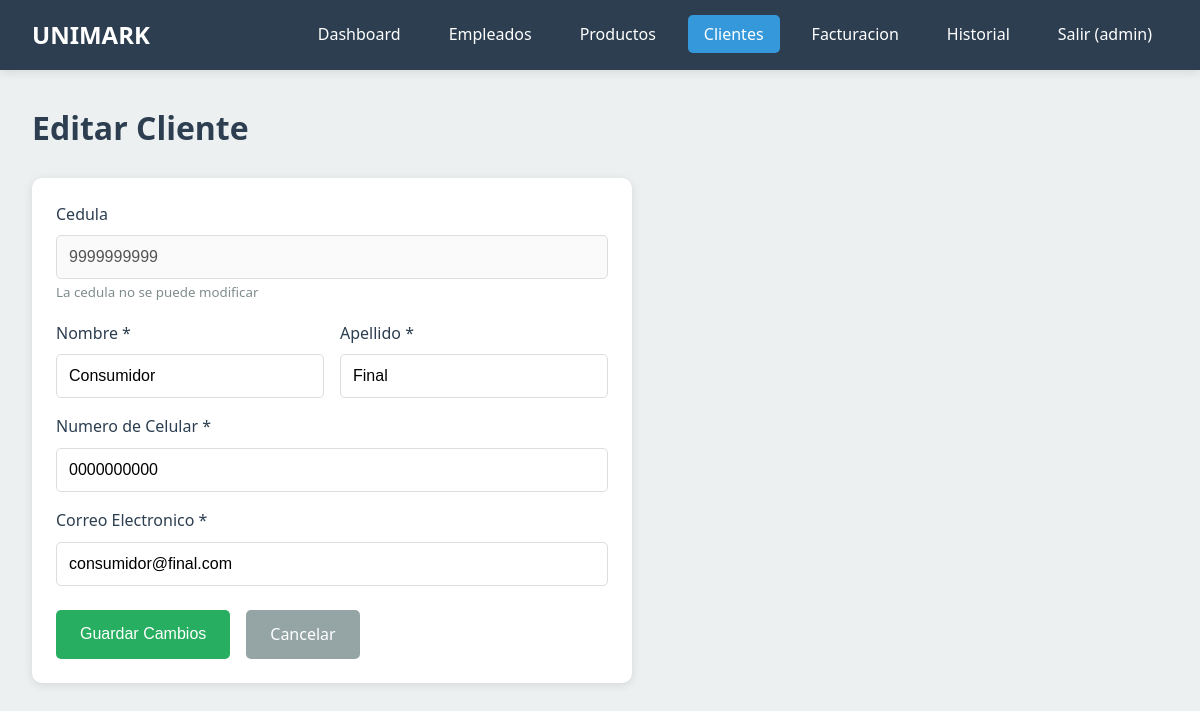
/gestion/clientes/editar/1/ (signed in), run on the app's committed database.
### App/models.py (models this page shows, shortened)
class Persona(models.Model):
    cedula = models.CharField(
        max_length=10,
        unique=True,
        validators=[cedula_validator],
        verbose_name='Cédula'
    )
    nombre = models.CharField(max_length=100, verbose_name='Nombre')
    apellido = models.CharField(max_length=100, verbose_name='Apellido')
    celular = models.CharField(max_length=15, verbose_name='Número de Celular')
    correo = models.EmailField(verbose_name='Correo Electrónico')
    class Meta:
        abstract = True

class Cliente(Persona):
    es_consumidor_final = models.BooleanField(
        default=False,
        verbose_name='Es Consumidor Final'
    )
    fecha_registro = models.DateTimeField(auto_now_add=True, verbose_name='Fecha de Registro')
    class Meta:
        verbose_name = 'Cliente'
        verbose_name_plural = 'Clientes'
        ordering = ['apellido', 'nombre']

### App/views.py (the view, shortened to what this page needs)
# urls.py: path('gestion/clientes/editar/<int:pk>/', views.editar_cliente, name='editar_cliente'),
@login_required
def editar_cliente(request, pk):
    if not es_admin(request.user):
        messages.error(request, 'No tienes permisos para esta accion.')
        return redirect('dashboard')
    cliente = get_object_or_404(Cliente, pk=pk)
    return render(request, 'admin/cliente_form.html', {
        'cliente': cliente,
        'accion': 'Editar'
    })

### App/views.py (called while the page is built)
def es_admin(user):
    return user.groups.filter(name='Admin').exists() or user.is_superuser

### templates/admin/cliente_form.html (shortened to what this page needs)
{% extends 'base.html' %}
{% block content %}
<div class="mb-3">
    <h1>Editar Cliente</h1>
</div>
<div class="card" style="max-width: 600px;">
    <form method="post">
        <div class="form-group">
            <label class="form-label" for="cedula">Cedula</label>
            <input type="text"
                   class="form-control"
                   id="cedula"
                   value="{{ cliente.cedula }}"
                   readonly
                   disabled>
            <small style="color: #7f8c8d;">La cedula no se puede modificar</small>
        </div>
        <div class="d-flex gap-2">
            <div class="form-group" style="flex: 1;">
                <label class="form-label" for="nombre">Nombre *</label>
                <input type="text"
                       class="form-control"
                       id="nombre"
                       name="nombre"
                       value="{{ cliente.nombre }}"
                       required>
            </div>
            <div class="form-group" style="flex: 1;">
                <label class="form-label" for="apellido">Apellido *</label>
                <input type="text"
                       class="form-control"
                       id="apellido"
                       name="apellido"
                       value="{{ cliente.apellido }}"
                       required>
            </div>
        </div>
        <div class="form-group">
            <label class="form-label" for="celular">Numero de Celular *</label>
            <input type="tel"
                   class="form-control"
                   id="celular"
                   name="celular"
                   value="{{ cliente.celular }}"
                   required>
        </div>
        <div class="form-group">
            <label class="form-label" for="correo">Correo Electronico *</label>
            <input type="email"
                   class="form-control"
                   id="correo"
                   name="correo"
                   value="{{ cliente.correo }}"
                   required>
        </div>
        <div class="d-flex gap-2 mt-3">
            <button type="submit" class="btn btn-success">Guardar Cambios</button>
            <a href="{% url 'lista_clientes' %}" class="btn btn-secondary">Cancelar</a>
        </div>
    </form>
</div>
{% endblock %}

### templates/base.html (shortened to what this page needs)
<!DOCTYPE html>
<html lang="es">
<head>
    <link rel="stylesheet" href="/static/css/styles.css">
    <link rel="stylesheet" href="https://cdnjs.cloudflare.com/ajax/libs/toastr.js/latest/toastr.min.css">
</head>
<body>
    {% block navbar %}
    {% if user.is_authenticated %}
    <nav class="navbar">
        <a href="{% url 'dashboard' %}" class="navbar-brand">UNIMARK</a>
        <ul class="navbar-nav">
            {% if user.is_superuser or user.groups.all.0.name == 'Admin' %}
            <li><a href="{% url 'dashboard' %}" class="nav-link {% if request.resolver_match.url_name == 'dashboard' %}active{% endif %}">Dashboard</a></li>
            <li><a href="{% url 'lista_empleados' %}" class="nav-link {% if 'empleado' in request.path %}active{% endif %}">Empleados</a></li>
            <li><a href="{% url 'lista_productos' %}" class="nav-link {% if 'producto' in request.path %}active{% endif %}">Productos</a></li>
            <li><a href="{% url 'lista_clientes' %}" class="nav-link {% if 'cliente' in request.path %}active{% endif %}">Clientes</a></li>
            {% endif %}
            {% if user.groups.all.0.name == 'Cajero' or user.is_superuser %}
            <li><a href="{% url 'facturacion' %}" class="nav-link {% if 'facturacion' in request.path %}active{% endif %}">Facturacion</a></li>
            <li><a href="{% url 'historial_facturas' %}" class="nav-link {% if 'historial' in request.path %}active{% endif %}">Historial</a></li>
            {% endif %}
            <li><a href="{% url 'logout' %}" class="nav-link">Salir ({{ user.username }})</a></li>
        </ul>
    </nav>
    {% endif %}
    {% endblock %}
    <main class="container">
        {% block content %}{% endblock %}
    </main>
</body>
</html>

### static/css/styles.css (style rules this page uses)
:root { --primary-color: #2c3e50; --secondary-color: #3498db; --success-color: #27ae60; --warning-color: #f39c12; --danger-color: #e74c3c; --light-bg: #ecf0f1; --dark-text: #2c3e50; --light-text: #ffffff; }
* { margin: 0; padding: 0; box-sizing: border-box; }
body { font-family: 'Segoe UI', Tahoma, Geneva, Verdana, sans-serif; background-color: var(--light-bg); color: var(--dark-text); line-height: 1.6; }
.navbar { background-color: var(--primary-color); padding: 1rem 2rem; display: flex; justify-content: space-between; align-items: center; box-shadow: 0 2px 10px rgba(0,0,0,0.1); }
.navbar-brand { color: var(--light-text); font-size: 1.5rem; font-weight: bold; text-decoration: none; }
.navbar-nav { display: flex; gap: 1rem; list-style: none; }
.nav-link { color: var(--light-text); text-decoration: none; padding: 0.5rem 1rem; border-radius: 5px; transition: background-color 0.3s; }
.nav-link.active { background-color: var(--secondary-color); }
.container { max-width: 1200px; margin: 0 auto; padding: 2rem; }
.card { background-color: white; border-radius: 10px; box-shadow: 0 2px 10px rgba(0,0,0,0.1); padding: 1.5rem; margin-bottom: 1.5rem; }
.form-group { margin-bottom: 1rem; }
.form-label { display: block; margin-bottom: 0.5rem; font-weight: 500; color: var(--dark-text); }
.form-control { width: 100%; padding: 0.75rem; border: 1px solid #ddd; border-radius: 5px; font-size: 1rem; transition: border-color 0.3s; }
.btn { padding: 0.75rem 1.5rem; border: none; border-radius: 5px; font-size: 1rem; cursor: pointer; transition: all 0.3s; text-decoration: none; display: inline-block; }
.btn-success { background-color: var(--success-color); color: white; }
.btn-secondary { background-color: #95a5a6; color: white; }
.mt-3 { margin-top: 1.5rem; }
.mb-3 { margin-bottom: 1.5rem; }
.d-flex { display: flex; }
.gap-2 { gap: 1rem; }

### data on the page
Cliente: cedula "9999999999", nombre "Consumidor", apellido "Final", celular "0000000000", correo "consumidor@final.com"

### other printed values
{{ user.username }} "admin"
